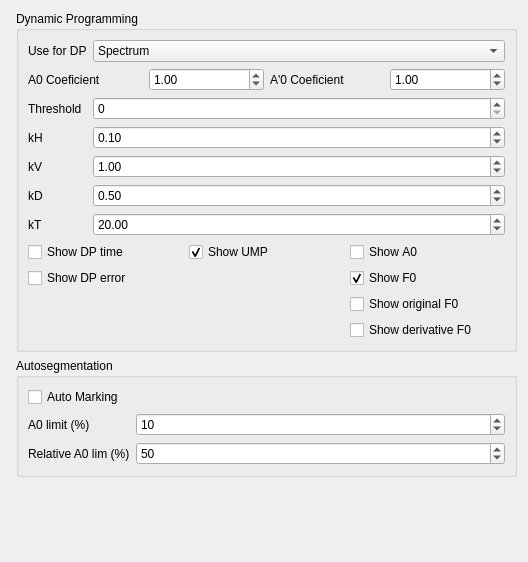
         <widget class="QWidget" name="scrollAreaWidgetContents">
          <property name="geometry">
           <rect>
            <x>0</x>
            <y>0</y>
            <width>528</width>
            <height>562</height>
           </rect>
          </property>
          <layout class="QHBoxLayout" name="horizontalLayout_2">
           <item>
            <layout class="QVBoxLayout" name="verticalLayout_2">
             <property name="leftMargin">
              <number>5</number>
             </property>
             <item>
              <widget class="QGroupBox" name="groupBox_11">
               <property name="title">
                <string>Dynamic Programming</string>
               </property>
               <layout class="QFormLayout" name="formLayout_10">
                <item row="0" column="0">
                 <widget class="QLabel" name="label_35">
                  <property name="text">
                   <string>Use for DP</string>
                  </property>
                 </widget>
                </item>
                <item row="0" column="1">
                 <widget class="QComboBox" name="useForDP">
                  <property name="currentIndex">
                   <number>0</number>
                  </property>
                  <item>
                   <property name="text">
                    <string>Spectrum</string>
                   </property>
                  </item>
                  <item>
                   <property name="text">
                    <string>Cepstrum</string>
                   </property>
                  </item>
                  <item>
                   <property name="text">
                    <string>Cepstrum A0</string>
                   </property>
                  </item>
                  <item>
                   <property name="text">
                    <string>Cepstrum A'0</string>
                   </property>
                  </item>
                  <item>
                   <property name="text">
                    <string>Cepstrum A0+A'0</string>
                   </property>
                  </item>
                 </widget>
                </item>
                <item row="2" column="0">
                 <widget class="QLabel" name="label_29">
                  <property name="text">
                   <string>Threshold</string>
                  </property>
                 </widget>
                </item>
                <item row="2" column="1">
                 <widget class="QSpinBox" name="continiusDpLimit">
                  <property name="maximum">
                   <number>9999</number>
                  </property>
                 </widget>
                </item>
                <item row="3" column="0">
                 <widget class="QLabel" name="label_30">
                  <property name="text">
                   <string>kH</string>
                  </property>
                 </widget>
                </item>
                <item row="4" column="0">
                 <widget class="QLabel" name="label_31">
                  <property name="text">
                   <string>kV</string>
                  </property>
                 </widget>
                </item>
                <item row="5" column="0">
                 <widget class="QLabel" name="label_32">
                  <property name="text">
                   <string>kD</string>
                  </property>
                 </widget>
                </item>
                <item row="6" column="0">
                 <widget class="QLabel" name="label_33">
                  <property name="text">
                   <string>kT</string>
                  </property>
                 </widget>
                </item>
                <item row="3" column="1">
                 <widget class="QDoubleSpinBox" name="continiusDpKH">
                  <property name="singleStep">
                   <double>0.100000000000000</double>
                  </property>
                  <property name="value">
                   <double>0.100000000000000</double>
                  </property>
                 </widget>
                </item>
                <item row="4" column="1">
                 <widget class="QDoubleSpinBox" name="continiusDpKV">
                  <property name="singleStep">
                   <double>0.100000000000000</double>
                  </property>
                  <property name="value">
                   <double>1.000000000000000</double>
                  </property>
                 </widget>
                </item>
                <item row="5" column="1">
                 <widget class="QDoubleSpinBox" name="continiusDpKD">
                  <property name="singleStep">
                   <double>0.100000000000000</double>
                  </property>
                  <property name="value">
                   <double>0.500000000000000</double>
                  </property>
                 </widget>
                </item>
                <item row="6" column="1">
                 <widget class="QDoubleSpinBox" name="continiusDpKT">
                  <property name="value">
                   <double>20.000000000000000</double>
                  </property>
                 </widget>
                </item>
                <item row="7" column="0" colspan="2">
                 <layout class="QGridLayout" name="gridLayout">
                  <item row="1" column="2">
                   <widget class="QCheckBox" name="showF0">
                    <property name="text">
                     <string>Show F0</string>
                    </property>
                    <property name="checked">
                     <bool>true</bool>
                    </property>
                   </widget>
                  </item>
                  <item row="1" column="0">
                   <widget class="QCheckBox" name="showError">
                    <property name="text">
                     <string>Show DP error</string>
                    </property>
                    <property name="checked">
                     <bool>false</bool>
                    </property>
                   </widget>
                  </item>
                  <item row="0" column="1">
                   <widget class="QCheckBox" name="showPortr">
                    <property name="text">
                     <string>Show UMP</string>
                    </property>
                    <property name="checked">
                     <bool>true</bool>
                    </property>
                   </widget>
                  </item>
                  <item row="0" column="2">
                   <widget class="QCheckBox" name="showA0">
                    <property name="text">
                     <string>Show А0</string>
                    </property>
                    <property name="checked">
                     <bool>false</bool>
                    </property>
                   </widget>
                  </item>
                  <item row="0" column="0">
                   <widget class="QCheckBox" name="showTime">
                    <property name="text">
                     <string>Show DP time</string>
                    </property>
                    <property name="checked">
                     <bool>false</bool>
                    </property>
                   </widget>
                  </item>
                  <item row="2" column="2">
                   <widget class="QCheckBox" name="showOriginalF0">
                    <property name="text">
                     <string>Show original F0</string>
                    </property>
                   </widget>
                  </item>
                  <item row="3" column="2">
                   <widget class="QCheckBox" name="showDerivativeF0">
                    <property name="text">
                     <string>Show derivative F0</string>
                    </property>
                   </widget>
                  </item>
                 </layout>
                </item>
                <item row="1" column="0" colspan="2">
                 <layout class="QGridLayout" name="gridLayout_2">
                  <item row="0" column="2">
                   <widget class="QLabel" name="label_24">
                    <property name="text">
                     <string>A'0 Coeficient</string>
                    </property>
                   </widget>
                  </item>
                  <item row="0" column="1">
                   <widget class="QDoubleSpinBox" name="dpA0Coeficient">
                    <property name="value">
                     <double>1.000000000000000</double>
                    </property>
                   </widget>
                  </item>
                  <item row="0" column="0">
                   <widget class="QLabel" name="label_8">
                    <property name="text">
                     <string>A0 Coeficient</string>
                    </property>
                   </widget>
                  </item>
                  <item row="0" column="3">
                   <widget class="QDoubleSpinBox" name="dpDA0Coeficient">
                    <property name="value">
                     <double>1.000000000000000</double>
                    </property>
                   </widget>
                  </item>
                 </layout>
                </item>
               </layout>
              </widget>
             </item>
             <item>
              <widget class="QGroupBox" name="groupBox_4">
               <property name="title">
                <string>Autosegmentation</string>
               </property>
               <layout class="QFormLayout" name="formLayout_3">
                <item row="1" column="0">
                 <widget class="QLabel" name="label_25">
                  <property name="text">
                   <string>A0 limit (%)</string>
                  </property>
                 </widget>
                </item>
                <item row="1" column="1">
                 <widget class="QSpinBox" name="markoutA0limit">
                  <property name="minimum">
                   <number>1</number>
                  </property>
                  <property name="maximum">
                   <number>100</number>
                  </property>
                  <property name="value">
                   <number>10</number>
                  </property>
                 </widget>
                </item>
                <item row="0" column="0" colspan="2">
                 <widget class="QCheckBox" name="autoMarking">
                  <property name="text">
                   <string>Auto Marking</string>
                  </property>
                 </widget>
                </item>
                <item row="2" column="0">
                 <widget class="QLabel" name="label_26">
                  <property name="text">
                   <string>Relative A0 lim (%)</string>
                  </property>
                 </widget>
                </item>
                <item row="2" column="1">
                 <widget class="QSpinBox" name="relativeLimit">
                  <property name="minimum">
                   <number>0</number>
                  </property>
                  <property name="maximum">
                   <number>100</number>
                  </property>
                  <property name="value">
                   <number>50</number>
                  </property>
                 </widget>
                </item>
               </layout>
              </widget>
             </item>
             <item>
              <spacer name="verticalSpacer">
               <property name="orientation">
                <enum>Qt::Vertical</enum>
               </property>
               <property name="sizeHint" stdset="0">
                <size>
                 <width>20</width>
                 <height>40</height>
                </size>
               </property>
              </spacer>
             </item>
            </layout>
           </item>
          </layout>
         </widget>
